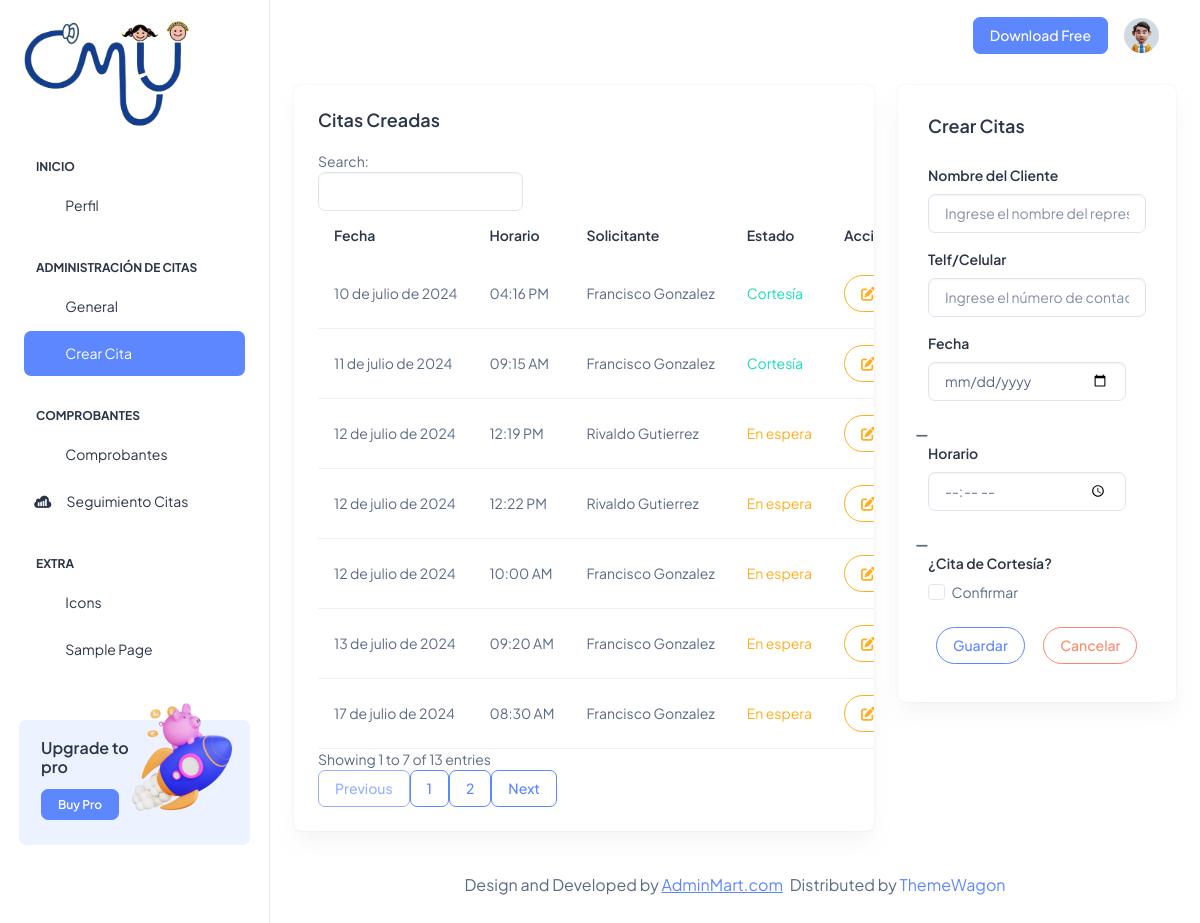
The page /adci_fechacitas/ (signed in) on the database as committed earlier.
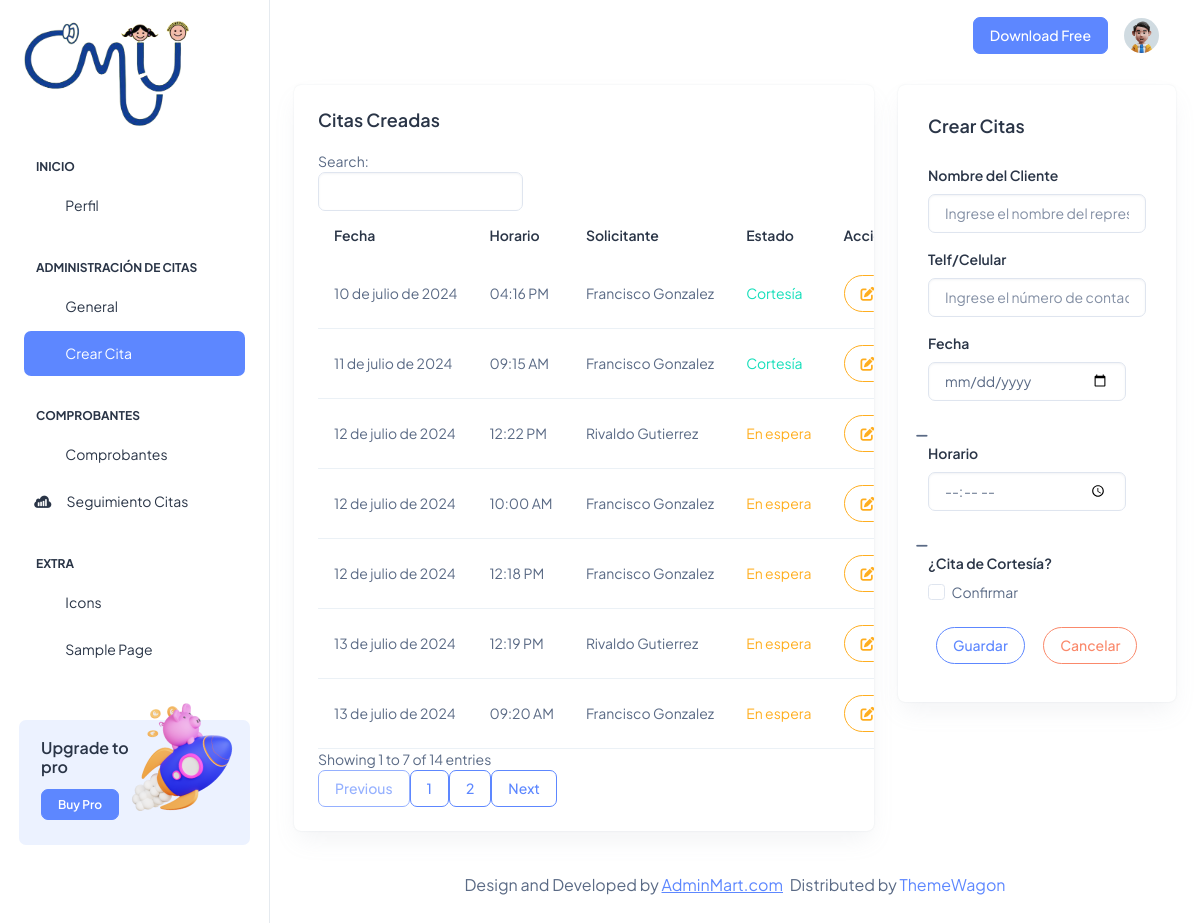
The same page on the database as committed later.
### Aplicaciones/Citas/models.py (models this page shows, shortened)
class CitaSol(models.Model):
    id=models.AutoField(primary_key=True)
    fech_da=models.DateField()
    time_da=models.TimeField()
    cort_da=models.BooleanField(default=False)
    nom_da=models.CharField(max_length=150)
    telf_da=models.CharField(max_length=10)
    est_da=models.BooleanField(default=False)
    notificacion_enviada = models.BooleanField(default=False)

### Aplicaciones/Citas/views.py (the view)
# urls.py: path('adci_fechacitas/',views.adci_fechacitas),
@login_required
@custom_login_required
def adci_fechacitas (request):
    horariobdd=DiaHorario.objects.all()
    horabdd=HorasDia.objects.all()
    citabdd=CitaSol.objects.all()
    return render(request,'adci_fechacitas.html',{'horarios':horariobdd,'horas':horabdd,'citas':citabdd})

### Aplicaciones/Citas/templates/adci_fechacitas.html (shortened to what this page needs)
{% extends 'adci_plantilla.html' %}
{% block usci_contenido %}
<div class="col-lg-8">
  <div class="row">
    <div class="col-lg-12">
      <div class="card overflow-hidden">
        <div class="card-body p-4">
          <h5 class="card-title mb-9 fw-semibold">Citas Creadas</h5>
          <div class="row align-items-center">
            <table id="tbl_horarios" class="table text-nowrap mb-0 align-middle">
              <thead class="text-dark fs-4">
                <tr>
                  <th class="border-bottom-0">
                    <h6 class="fw-semibold mb-0">Fecha</h6>
                  </th>
                  <th class="border-bottom-0">
                    <h6 class="fw-semibold mb-0">Horario</h6>
                  </th>
                  <th class="border-bottom-0">
                    <h6 class="fw-semibold mb-0">Solicitante</h6>
                  </th>
                  <th class="border-bottom-0">
                    <h6 class="fw-semibold mb-0">Estado</h6>
                  </th>
                  <th class="border-bottom-0">
                    <h6 class="fw-semibold mb-0">Acción</h6>
                  </th>
                </tr>
              </thead>
              <tbody>
                {% for cita in citas %}
                  <tr>
                      <td>{{ cita.fech_da }}</td>
                      <td>
                          {% if cita.time_da.hour < 12 %}
                              {{ cita.time_da|time:"h:i" }} AM
                          {% else %}
                              {{ cita.time_da|time:"h:i" }} PM
                          {% endif %}
                      </td>
                      <td>{{cita.nom_da}}</td>
                      <td>
                        {% if cita.cort_da %}
                          <span class="text-success">Cortesía</span>
                        {% else %}
                          {% if cita.est_da %}
                            <span class="text-info">Realizados</span>
                          {% else %}
                            <span class="text-warning">En espera</span>
                          {% endif %}
                        {% endif %}
                      </td>
                      <td>
                        {% if cita.est_da %}
                        <span class="text-center">Sin Acciones</span>
                        {% else %}
                        <button type="button" class="btn btn-outline-warning rounded-pill" data-bs-toggle="modal" data-bs-target="#exampleModal"
                          data-id="{{ cita.id }}" data-diah="{{ cita.fech_da|date:'Y-m-d' }}" data-horario="{{ cita.time_da|time:'H:i' }}" data-nom="{{cita.nom_da}}" data-telf="{{cita.telf_da}}"
                          data-cortesia="{{cita.cort_da}}">
                           <i class="fas fa-edit"></i>
                        </button>
                        {% endif %}
                      </td>
                  </tr>
                  {% endfor %}
              </tbody>
            </table>
          </div>
        </div>
      </div>
    </div>
  </div>
</div>
<div class="col-lg-4 align-items-stretch">
  <div class="card w-100">
    <div class="card-body">
      <div class="d-sm-flex d-block align-items-center justify-content-between mb-9">
        <div class="mb-3 mb-sm-0">
          <h5 class="card-title fw-semibold">Crear Citas</h5>
        </div>
      </div>
      <form action="/aggagenda_adci/" method="POST" id="vldt_dias">
          <div class="mb-3">
              <label for="nom_da" class="form-label">Nombre del Cliente</label>
              <input type="text" class="form-control" name="nom_da" id="nom_da" placeholder="Ingrese el nombre del representante">
          </div>
          <div class="mb-3">
              <label for="telf_da" class="form-label">Telf/Celular</label>
              <input type="text" class="form-control" name="telf_da" id="telf_da" placeholder="Ingrese el número de contacto">
          </div>
          <div class="row">
              <div class="mb-3 col-md-11">
                  <label for="fech_da" class="form-label">Fecha</label>
                  <input type="date" class="form-control" name="fech_da" id="fech_da" aria-describedby="dateHelp">
              </div>
              <div class="col-md-1 d-flex align-items-center justify-content-center">
                  <i id="create_fech_da_icon" class="fas fa-minus text-muted" style="margin-top: 12px; margin-right:12px;" title="Esperando datos..."></i>
              </div>
          </div>
          <div class="row">
              <div class="mb-3 col-md-11">
                  <label for="time_da" class="form-label">Horario</label>
                  <input type="time" class="form-control" name="time_da" id="time_da">
              </div>
              <div class="col-md-1 d-flex align-items-center justify-content-center">
                  <i id="create_time_da_icon" class="fas fa-minus text-muted" style="margin-top: 12px; margin-right:12px;" title="Esperando datos..."></i>
              </div>
          </div>
          <label for="cort_da" class="form-label">¿Cita de Cortesía?</label>
          <div class="mb-3 form-check">
              <input type="checkbox" class="form-check-input" name="cort_da" id="cort_da">
              <label class="form-check-label" for="cort_da">Confirmar</label>
          </div>
          <button type="submit" class="btn btn-outline-primary rounded-pill m-2">Guardar</button>
          <button type="reset" name="button" class="btn btn-outline-danger rounded-pill m-2">Cancelar</button>
      </form>
    </div>
  </div>
</div>
{% endblock %}

### Aplicaciones/Citas/templates/adci_plantilla.html (shortened to what this page needs)
<!doctype html>
{% load static %}
<html lang="es">
<head>
  <link rel="stylesheet" href="{% static 'css/styles.min.css' %}" />
  <link rel="stylesheet" href="{% static 'css/estilo_validacion.css' %}" />
    <link rel="stylesheet" href="https://cdnjs.cloudflare.com/ajax/libs/font-awesome/6.5.1/css/all.min.css" />
    <link rel="stylesheet" href="https://cdnjs.cloudflare.com/ajax/libs/izitoast/1.4.0/css/iziToast.css" />
</head>
<body>
  <div class="page-wrapper" id="main-wrapper" data-layout="vertical" data-navbarbg="skin6" data-sidebartype="full"
    data-sidebar-position="fixed" data-header-position="fixed">
    <aside class="left-sidebar">
      <div>
        <br>
        <div class="brand-logo d-flex align-items-center justify-content-between">
          <a href="/adci_inicio/" class="text-nowrap logo-img">
            <img src="{% static 'images/logo.png' %}" width="165" alt="" />
          </a>
        </div>
        <nav class="sidebar-nav scroll-sidebar" data-simplebar="">
          <ul id="sidebarnav">
            <li class="nav-small-cap">
              <span class="hide-menu">Inicio</span>
            </li>
            <li class="sidebar-item">
              <a class="sidebar-link" href="{% url 'adci_perfil' %}" aria-expanded="false">
                <span>
                  <i class="ti ti-layout-dashboard"></i>
                </span>
                <span class="hide-menu">Perfil</span>
              </a>
            </li>
            <li class="nav-small-cap">
              <span class="hide-menu">Administración de Citas</span>
            </li>
            <li class="sidebar-item">
              <a class="sidebar-link" href="/adci_inicio/" aria-expanded="false">
                <span>
                  <i class="ti ti-article"></i>
                </span>
                <span class="hide-menu">General</span>
              </a>
            </li>
            <li class="sidebar-item">
              <a class="sidebar-link" href="/adci_fechacitas/" aria-expanded="false">
                <span>
                  <i class="ti ti-cards"></i>
                </span>
                <span class="hide-menu">Crear Cita</span>
              </a>
            </li>
            <li class="nav-small-cap">
              <span class="hide-menu">Comprobantes</span>
            </li>
            <li class="sidebar-item">
              <a class="sidebar-link" href="/adci_inicio/cont_inicio/" aria-expanded="false">
                <span>
                  <i class="ti ti-file-description"></i>
                </span>
                <span class="hide-menu">Comprobantes</span>
              </a>
            </li>
            <li class="sidebar-item">
              <a class="sidebar-link" href="{% url 'cont_int' %}" aria-expanded="false">
                <span>
                  <i class="fa-brands fa-sellsy"></i>
                </span>
                <span class="hide-menu">Seguimiento Citas</span>
              </a>
            </li>
            <li class="nav-small-cap">
              <span class="hide-menu">EXTRA</span>
            </li>
            <li class="sidebar-item">
              <a class="sidebar-link" href="./icon-tabler.html" aria-expanded="false">
                <span>
                  <i class="ti ti-mood-happy"></i>
                </span>
                <span class="hide-menu">Icons</span>
              </a>
            </li>
            <li class="sidebar-item">
              <a class="sidebar-link" href="./sample-page.html" aria-expanded="false">
                <span>
                  <i class="ti ti-aperture"></i>
                </span>
                <span class="hide-menu">Sample Page</span>
              </a>
            </li>
          </ul>
          <div class="unlimited-access hide-menu bg-light-primary position-relative mb-7 mt-5 rounded">
            <div class="d-flex">
              <div class="unlimited-access-title me-3">
                <h6 class="fw-semibold fs-4 mb-6 text-dark w-85">Upgrade to pro</h6>
                <a href="https://adminmart.com/product/modernize-bootstrap-5-admin-template/" target="_blank" class="btn btn-primary fs-2 fw-semibold lh-sm">Buy Pro</a>
              </div>
              <div class="unlimited-access-img">
                <img src="{% static 'images/backgrounds/rocket.png' %}" alt="" class="img-fluid">
              </div>
            </div>
          </div>
        </nav>
      </div>
    </aside>
    <div class="body-wrapper">
      <header class="app-header">
        <nav class="navbar navbar-expand-lg navbar-light">
          <ul class="navbar-nav">
            <li class="nav-item">
              <a class="nav-link nav-icon-hover" href="javascript:void(0)">
                <i class="ti ti-bell-ringing"></i>
              </a>
            </li>
          </ul>
          <div class="navbar-collapse justify-content-end px-0" id="navbarNav">
            <ul class="navbar-nav flex-row ms-auto align-items-center justify-content-end">
              <li class="nav-item">
                <a href="https://adminmart.com/product/modernize-free-bootstrap-admin-dashboard/" target="_blank" class="btn btn-primary">Download Free</a>
              </li>
              <li class="nav-item dropdown">
                <a class="nav-link nav-icon-hover" href="javascript:void(0)" id="drop2" data-bs-toggle="dropdown"
                  aria-expanded="false">
                  <img src="{% static 'images/profile/user-1.jpg' %}" alt="" width="35" height="35" class="rounded-circle">
                </a>
              </li>
            </ul>
          </div>
        </nav>
      </header>
      <div class="container-fluid">
        <div class="row">
          {% block usci_contenido %}
            {% endblock %}
        <div class="py-6 px-6 text-center">
          <p class="mb-0 fs-4">Design and Developed by <a href="https://adminmart.com/" target="_blank" class="pe-1 text-primary text-decoration-underline">AdminMart.com</a> Distributed by <a href="https://themewagon.com">ThemeWagon</a></p>
        </div>
      </div>
    </div>
  </div>
</body>
</html>

Rows that differ between the two databases and show on the page:
no longer on this page (row unchanged): CitaSol: fech_da "17 de julio de 2024", time_da "08:30", nom_da "Francisco Gonzalez", cort_da "En espera"
changed CitaSol (number 2 of 7 on the later page): fech_da "12 de julio de 2024" → "13 de julio de 2024"
added CitaSol: fech_da "12 de julio de 2024", time_da "12:18", nom_da "Francisco Gonzalez", cort_da "En espera"
Other text that changed with them:
text written by a page script: "Search: Showing 1 to 7 of 13 entries Previous 1 2 Next" → "Search: Showing 1 to 7 of 14 entries Previous 1 2 Next"
